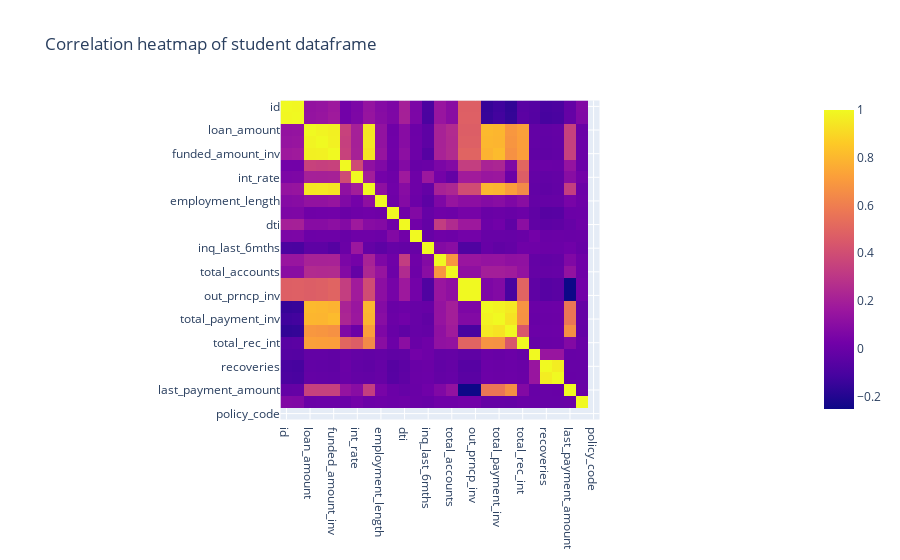

Write notebook code for a chart like this one.
### Code cell
# Observe correlation heatmap to look for colinearities
import plotly.express as px
dfinfo_1=db.DataFrameInfo()
px.imshow(loan_payments.corr(numeric_only=True), title="Correlation heatmap of student dataframe")

### Figure 1 — Plotly figure (JSON) as saved in the notebook; plotly's stock layout.template omitted (floating-point values rounded to 4 significant figures; data arrays with more than 128 entries replaced by an {"elided": "..."} marker saying what was removed)
{"data": [{"coloraxis": "coloraxis", "hovertemplate": "x: %{x}<br>y: %{y}<br>color: %{z}<extra></extra>", "name": "0", "type": "heatmap", "x": ["id", "member_id", "loan_amount", "funded_amount", "funded_amount_inv", "term", "int_rate", "instalment", "employment_length", "annual_inc", "dti", "delinq_2yrs", "inq_last_6mths", "open_accounts", "total_accounts", "out_prncp", "out_prncp_inv", "total_payment", "total_payment_inv", "total_rec_prncp", "total_rec_int", "total_rec_late_fee", "recoveries", "collection_recovery_fee", "last_payment_amount", "collections_12_mths_ex_med", "policy_code"], "xaxis": "x", "y": ["id", "member_id", "loan_amount", "funded_amount", "funded_amount_inv", "term", "int_rate", "instalment", "employment_length", "annual_inc", "dti", "delinq_2yrs", "inq_last_6mths", "open_accounts", "total_accounts", "out_prncp", "out_prncp_inv", "total_payment", "total_payment_inv", "total_rec_prncp", "total_rec_int", "total_rec_late_fee", "recoveries", "collection_recovery_fee", "last_payment_amount", "collections_12_mths_ex_med", "policy_code"], "yaxis": "y", "z": {"elided": "27x27 float values"}}], "layout": {"coloraxis": {"colorscale": [[0, "#0d0887"], [0.1111, "#46039f"], [0.2222, "#7201a8"], [0.3333, "#9c179e"], [0.4444, "#bd3786"], [0.5556, "#d8576b"], [0.6667, "#ed7953"], [0.7778, "#fb9f3a"], [0.8889, "#fdca26"], [1, "#f0f921"]]}, "title": {"text": "Correlation heatmap of student dataframe"}, "xaxis": {"anchor": "y", "constrain": "domain", "domain": [0, 1], "scaleanchor": "y"}, "yaxis": {"anchor": "x", "autorange": "reversed", "constrain": "domain", "domain": [0, 1]}}}
